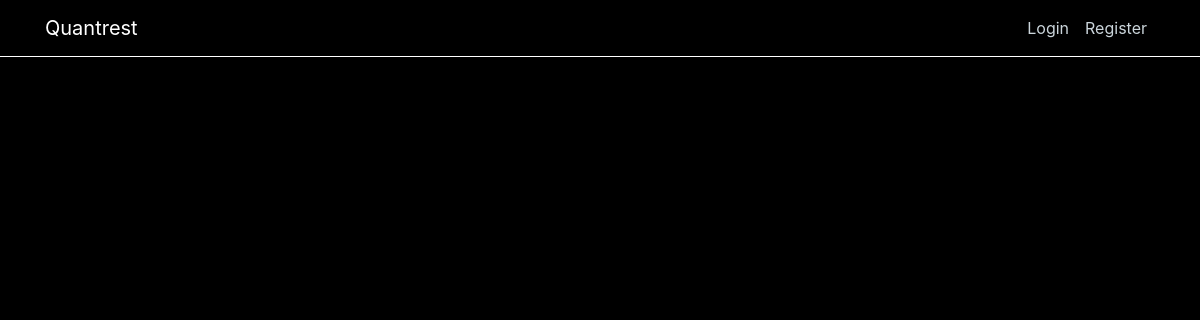
Before: / with the older database file.
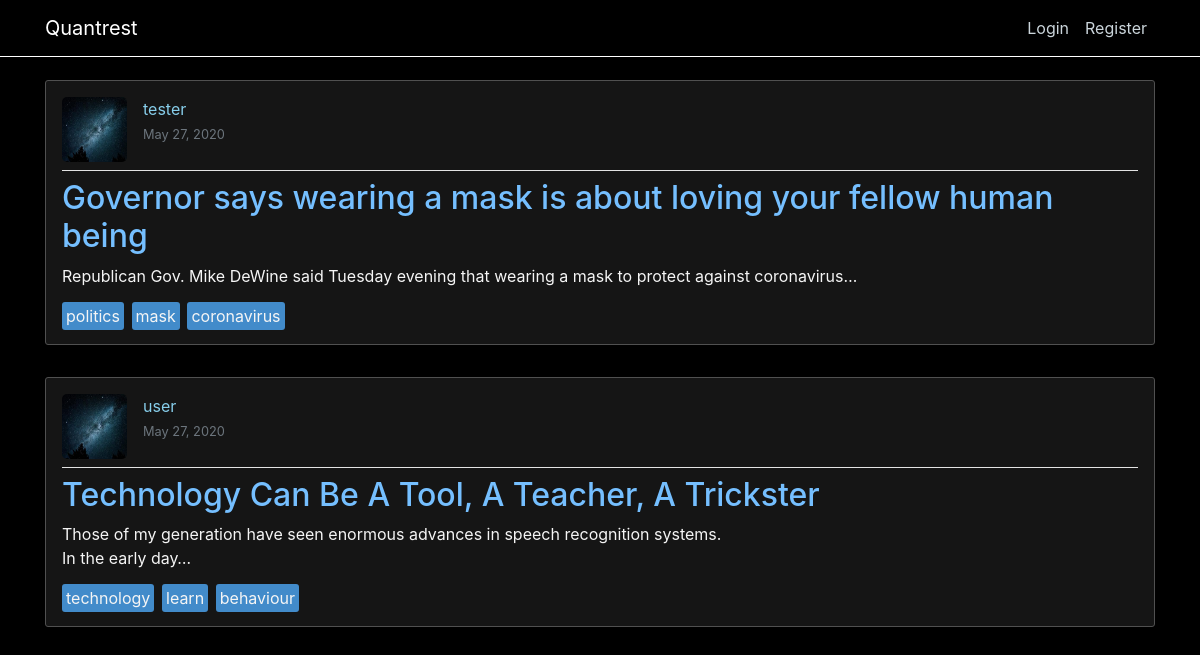
After: the same page with the newer database file.
### blog/models.py (models this page shows, shortened)
class Post(models.Model):
    title = models.CharField(max_length=100)
    content = models.TextField()
    date_posted = models.DateTimeField(default=timezone.now)
    author = models.ForeignKey(User, on_delete=models.CASCADE)
    tags = models.ManyToManyField(Tag)
    likes = models.IntegerField(default=0)

class Tag(models.Model):
    name = models.CharField(max_length=100)

### users/models.py (models this page shows, shortened)
class Profile(models.Model):
    user = models.OneToOneField(User, on_delete=models.CASCADE)
    image = models.ImageField(default='default.jpg', upload_to='profile_pics')

### blog/views.py (the view)
# urls.py: path('', PostListView.as_view(), name="blog-home"),
class PostListView(ListView):
    model = Post
    template_name = 'blog/home.html'
    context_object_name = 'posts'
    ordering = ['-date_posted']
    paginate_by = 5

### blog/templates/blog/home.html (shortened to what this page needs)
{% extends 'blog/base.html' %}
{% load static %}
{% block content %}
  {% for post in posts %}
    {% include 'blog/posts.html' %}
  {% endfor %}
{% endblock content %}

### blog/templates/blog/posts.html (shortened to what this page needs)
<article class="media content-section">
  <div class="media-body">
    <div class="article-metadata">
      <img class="article-img" src="{{ post.author.profile.image.url }}" />
      <div>
        <a class="mr-2" href="{% url 'user-posts' post.author.username %}">
          {{ post.author }}
        </a>
        <br />
        <small class="text-muted">{{ post.date_posted|date:'F d, Y' }}</small>
      </div>
    </div>
    <h2>
      <a class="article-title" href="{% url 'post-detail' post.id %}">{{ post.title }}</a>
    </h2>
    <p class="article-content">{{ post.content|truncatechars_html:100 }}</p>
    <div>
      {% for tag in post.tags.all %}
      <a href="{% url 'tag-posts' tag.name %}" class="article-tags">{{ tag.name }}</a>
      {% endfor %}
    </div>
  </div>
</article>

Changed rows visible on the page:
added Post: author.profile.image (placeholder picture), author "tester", date_posted "May 27, 2020", title "Governor says wearing a mask is about loving your fellow human being", content "Republican Gov. Mike DeWine said Tuesday evening that wearing a mask to protect against coronavirus…"
now on this page (row unchanged): Tag: name "politics", shown under "tester"
added Tag: name "mask", shown under "tester"
added Tag: name "coronavirus", shown under "tester"
added Post: author.profile.image (placeholder picture), author "user", date_posted "May 27, 2020", title "Technology Can Be A Tool, A Teacher, A Trickster", content "Those of my generation have seen enormous advances in speech recognition systems. In the early day…"
added Tag: name "technology", shown under "user"
added Tag: name "learn", shown under "user"
added Tag: name "behaviour", shown under "user"
